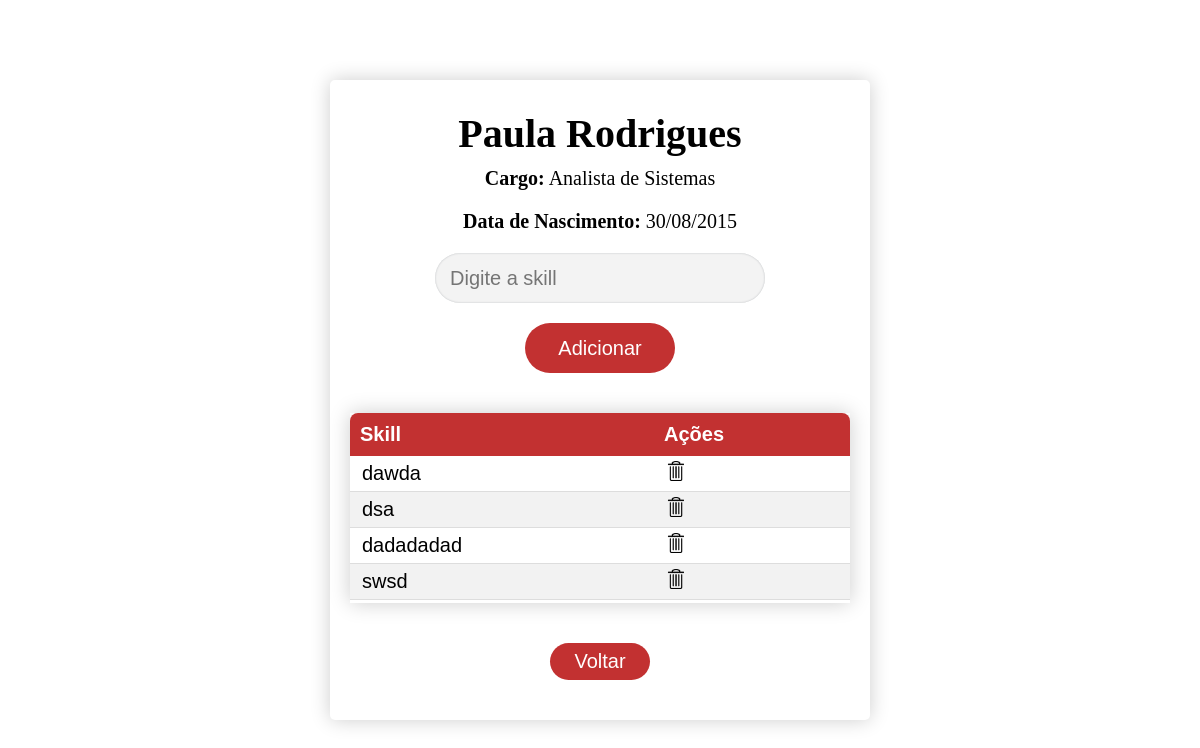
/funcionario/4/ (signed in), run on an earlier commit of the app's database.
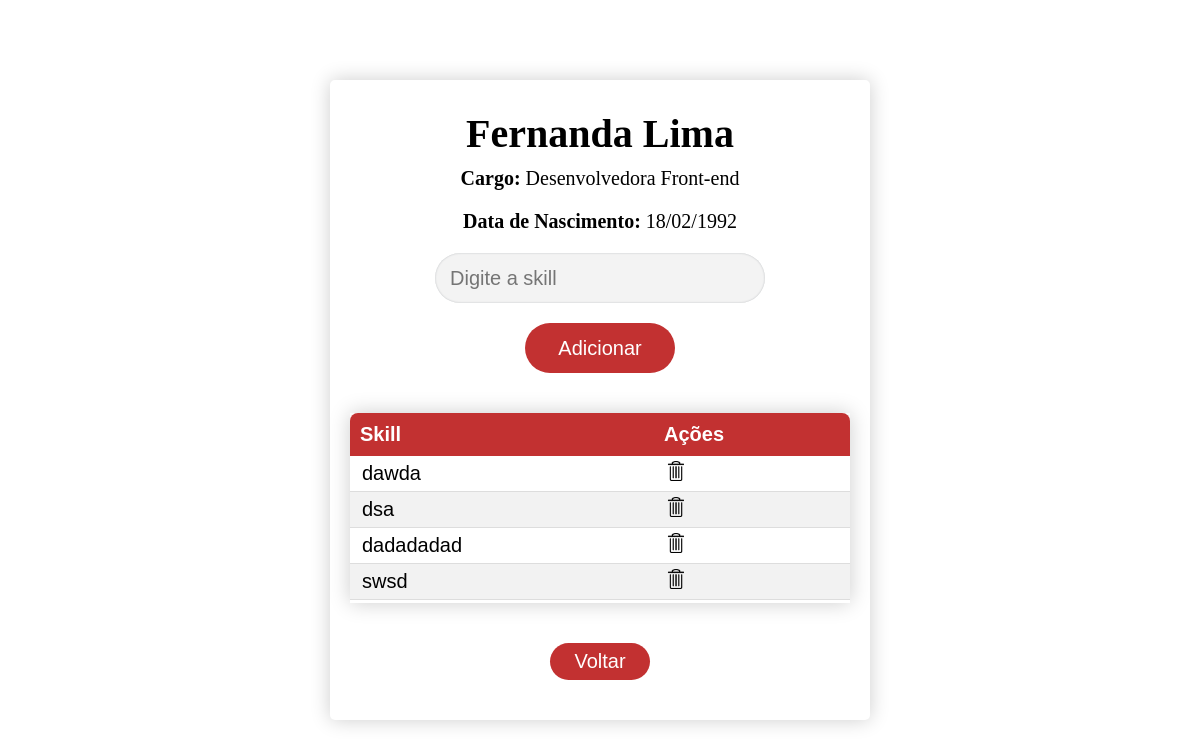
And on a later commit of the database.
### app/models.py (models this page shows, shortened)
class Funcionario(models.Model):
    nome = models.CharField(max_length=100)
    cargo = models.CharField(max_length=50)
    data_nascimento = models.DateField()
    skills = models.ManyToManyField(Skill, blank=True)  # Relacionamento ManyToMany com Skill

class Skill(models.Model):
    nome = models.CharField(max_length=100)

### app/views.py (the view)
# urls.py: path('funcionario/<int:funcionario_id>/', views.funcionario_detalhes, name='funcionario_detail'),  # Corrigido para nome correto da URL
@login_required(login_url='login')
def funcionario_detalhes(request, funcionario_id):
    funcionario = get_object_or_404(Funcionario, id=funcionario_id)
    return render(request, 'skills.html', {'funcionario': funcionario})

### app/templates/skills.html (shortened to what this page needs)
{% extends 'layout.html' %}
{% load static %}
{% block extrahead %}
    <link rel="stylesheet" href="{% static 'app/css/skills.css' %}">
{% endblock %}
{% block content %}
    <div class="skillsContainer">
        <h1>{{ funcionario.nome }}</h1>
        <p><strong>Cargo:</strong> {{ funcionario.cargo }}</p>
        <p><strong>Data de Nascimento:</strong> {{ funcionario.data_nascimento|date:"d/m/Y" }}</p>
        <form method="post" action="{% url 'add_skill' funcionario.id %}">
            <input id="skillInput" name="skill" type="text" placeholder="Digite a skill">
            <button type="submit">Adicionar</button>
        </form>
        <div class="skillsList">
            <table id="skillsTable">
                <thead>
                    <tr>
                        <th>Skill</th>
                        <th>Ações</th>
                    </tr>
                </thead>
                <tbody>
                    {% for skill in funcionario.skills.all %}
                        <tr>
                            <td>{{ skill.nome }}</td>
                            <td>
                                <a href="{% url 'remove_skill' funcionario.id skill.id %}" class="remove-skill">
                                    <img src="{% static 'app/img/icons/delete.png' %}" alt="">
                                </a>
                            </td>
                        </tr>
                    {% empty %}
                        <tr>
                            <td colspan="2">Não há skills cadastradas.</td>
                        </tr>
                    {% endfor %}
                </tbody>
            </table>
        </div>
        <button class="goBackBtn" onclick="location.href='{% url 'main' %}'">Voltar</button>
    </div>
{% endblock %}

### app/templates/layout.html (shortened to what this page needs)
<!DOCTYPE html>
{% load static %}
<html lang="en">
<head>
    {% block extrahead %}
    {% endblock %}
</head>
<body>
    {% block content %}
    {% endblock %}
</body>
</html>

### app/static/app/css/skills.css (style rules this page uses)
html, body { height: 100%; width: 100%; margin: 0; display: flex; flex-direction: column; justify-content: center; place-items: center; font-family: Calibri; }
a { text-decoration: none; color: #000; }
.skillsContainer { display: flex; flex-direction: column; align-items: center; box-shadow: 0 0 20px 0 rgba(0, 0, 0, 0.2); border-radius: 5px; width: 500px; height: 600px; padding: 20px; background-color: white; font-size: 20px; }
.skillsContainer p { margin: 0 0 20px 0; }
h1 { margin: 10px 0; }
form { display: flex; flex-direction: column; align-items: center; }
input[type="text"] { width: 300px; height: 20px; padding: 15px 15px; border-radius: 50px; outline: none; border: none; background-color: rgb(243, 243, 243); box-shadow: inset 0 0 2px #b8bbbe; font-size: 20px; color:rgb(73, 73, 73); }
button { width: 150px; margin: 20px 10px; height: 50px; border-radius: 50px; cursor: pointer; outline: none; color: white; font-size: 20px; transition: .3s; background-color: #c23131;; border: none; }
.skillsList { width: 100%; margin: 20px 0; overflow-x: auto; box-shadow: 0 0 20px 0 rgba(0, 0, 0, 0.2); }
#skillsTable { width: 100%; border-collapse: collapse; font-family: Arial, sans-serif; text-align: left; border-radius: 8px; overflow: hidden; box-shadow: 0 2px 10px rgba(0, 0, 0, 0.1); }
#skillsTable thead th { background-color: #c23131;; color: white; padding: 10px; font-weight: bold; }
#skillsTable tbody td { padding: 5px 12px; border-bottom: 1px solid #dddddd; }
#skillsTable tbody tr:nth-child(even) { background-color: #f2f2f2; }
.remove-skill img { width: 20px; height: 20px; cursor: pointer; }
.goBackBtn { padding: 0; width: 100px; }

What changed in the data, as far as the page shows it:
changed Funcionario: nome "Paula Rodrigues" → "Fernanda Lima"; cargo "Analista de Sistemas" → "Desenvolvedora Front-end"; data_nascimento "30/08/2015" → "18/02/1992"
